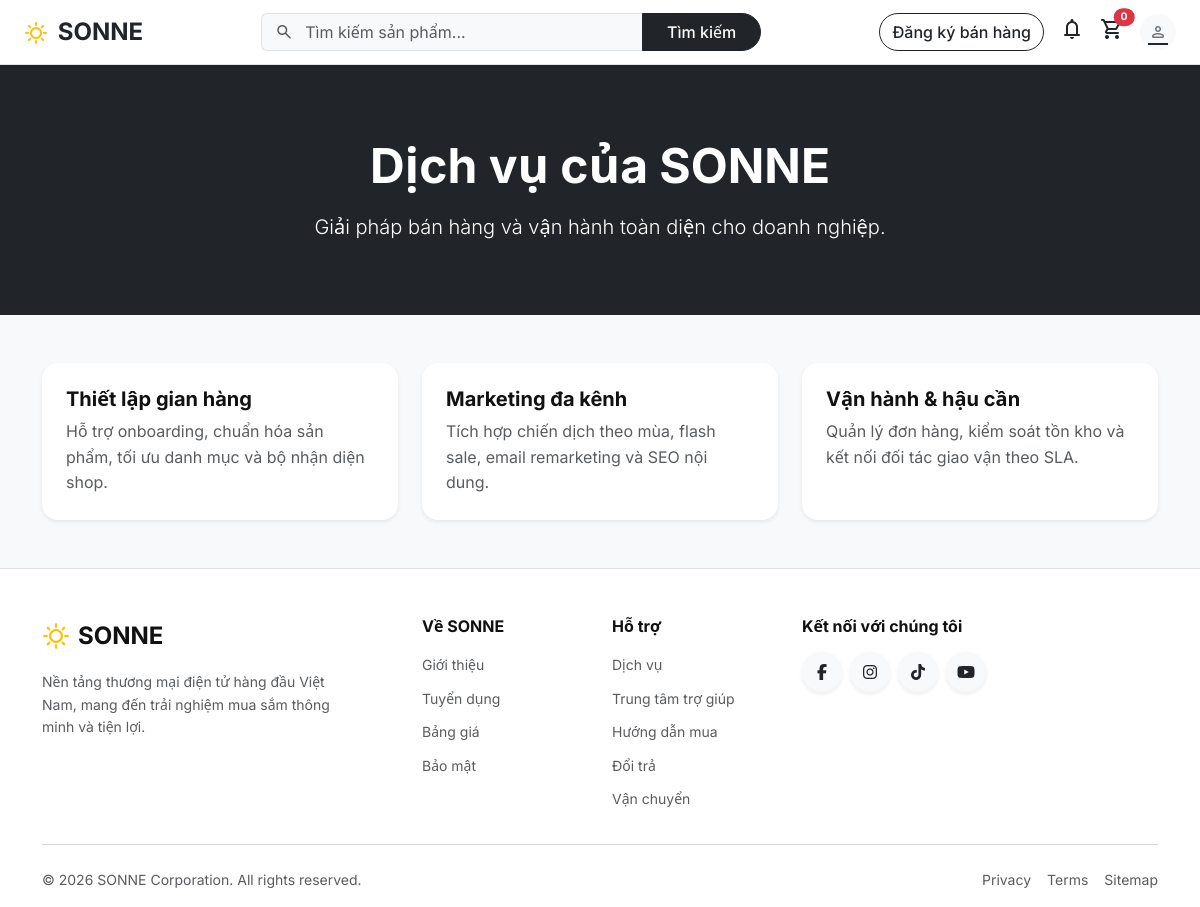
/services, run on the app's committed database.
### tables this page shows
CREATE TABLE page_contents (
    id INT UNSIGNED AUTO_INCREMENT PRIMARY KEY,
    page_key VARCHAR(120) NOT NULL UNIQUE,
    title VARCHAR(255) NULL,
    content TEXT NULL,
    image VARCHAR(255) NULL,
    created_at DATETIME NOT NULL DEFAULT CURRENT_TIMESTAMP,
    updated_at DATETIME NOT NULL DEFAULT CURRENT_TIMESTAMP ON UPDATE CURRENT_TIMESTAMP
);

### controllers/HomeController.php (called while the page is built, shortened)
<?php
class HomeController extends Controller {
    public function services(array $p): void {
        $pageContent = PageContentModel::allAsMap();
        $this->render('service/index', compact('pageContent') + ['title' => 'Dịch vụ - ' . APP_NAME], 'main');
    }
}

### index.php (called while the page is built, shortened)
<?php
require_once __DIR__ . '/config/db.php';
require_once __DIR__ . '/core/Router.php';
require_once __DIR__ . '/core/helpers.php';
spl_autoload_register(function (string $class): void {
    $paths = [
        __DIR__ . '/models/' . $class . '.php',
        __DIR__ . '/controllers/' . $class . '.php',
        __DIR__ . '/controllers/admin/' . $class . '.php',
    ];
    foreach ($paths as $path) {
        if (file_exists($path)) {
            return;
        }
    }
});
$router = new Router();
$router->get('/',                    'HomeController@index');
$router->get('/about',               'HomeController@about');
$router->get('/services',            'HomeController@services');
$router->get('/pricing',             'HomeController@pricing');
$router->get('/seller',              'HomeController@seller');
$router->get('/contact',             'ContactController@index');
$router->post('/contact',            'ContactController@submit');
$router->get('/faq',                 'FaqController@index');
$router->get('/login',               'AuthController@loginForm');
$router->post('/login',              'AuthController@login');
$router->get('/register',            'AuthController@registerForm');
$router->post('/register',           'AuthController@register');
$router->get('/logout',              'AuthController@logout');
$router->get('/products',            'ProductController@index');
$router->get('/product/{slug}',      'ProductController@detail');
$router->get('/search',              'ProductController@search');
$router->get('/search/suggest',      'ProductController@suggest');
$router->get('/category/{slug}',     'ProductController@category');
$router->get('/cart',                'CartController@index');
$router->post('/cart/add',           'CartController@add');
$router->post('/cart/update',        'CartController@update');
$router->post('/cart/remove',        'CartController@remove');
$router->post('/cart/clear',         'CartController@clear');
$router->post('/cart/sync',          'CartController@sync');
$router->get('/cart/count',          'CartController@count');
$router->get('/checkout',            'OrderController@checkoutForm');
$router->post('/checkout',           'OrderController@placeOrder');
$router->get('/order/success/{id}',  'OrderController@success');
$router->get('/orders',              'OrderController@myOrders');
$router->get('/profile',             'UserController@profile');
$router->post('/profile/update',     'UserController@updateProfile');
$router->post('/profile/password',   'UserController@changePassword');
$router->post('/profile/avatar',     'UserController@uploadAvatar');
$router->get('/news',                'NewsController@index');
$router->get('/news/{slug}',         'NewsController@detail');
$router->post('/news/{id}/comment',  'NewsController@postComment');
$router->post('/review',             'ReviewController@submit');
$router->get('/admin',               'AdminDashboardController@index');
$router->get('/admin/dashboard',     'AdminDashboardController@index');
$router->get('/admin/login',         'AdminAuthController@loginForm');
$router->post('/admin/login',        'AdminAuthController@login');
$router->get('/admin/logout',        'AdminAuthController@logout');
$router->get('/admin/users',         'AdminUserController@index');
$router->get('/admin/users/edit/{id}', 'AdminUserController@edit');
$router->post('/admin/users/update/{id}', 'AdminUserController@update');
$router->post('/admin/users/toggle-lock/{id}', 'AdminUserController@toggleLock');
$router->post('/admin/users/delete/{id}',  'AdminUserController@delete');
$router->post('/admin/users/reset-password/{id}', 'AdminUserController@resetPassword');
$router->get('/admin/products',       'AdminProductController@index');
$router->get('/admin/products/create','AdminProductController@create');
$router->post('/admin/products/store','AdminProductController@store');
$router->get('/admin/products/edit/{id}', 'AdminProductController@edit');
$router->post('/admin/products/update/{id}', 'AdminProductController@update');
$router->post('/admin/products/delete/{id}', 'AdminProductController@delete');
$router->get('/admin/orders',         'AdminOrderController@index');
$router->get('/admin/orders/{id}',    'AdminOrderController@detail');
$router->post('/admin/orders/status/{id}', 'AdminOrderController@updateStatus');
$router->get('/admin/carts',          'AdminCartController@index');
$router->get('/admin/carts/{id}',     'AdminCartController@detail');
$router->post('/admin/carts/status/{id}', 'AdminCartController@updateStatus');
$router->get('/admin/news',           'AdminNewsController@index');
$router->get('/admin/news/create',    'AdminNewsController@create');
$router->post('/admin/news/store',    'AdminNewsController@store');
$router->get('/admin/news/edit/{id}', 'AdminNewsController@edit');
$router->post('/admin/news/update/{id}', 'AdminNewsController@update');
$router->post('/admin/news/delete/{id}', 'AdminNewsController@delete');
$router->get('/admin/news-comments',           'AdminNewsCommentController@index');
$router->post('/admin/news-comments/delete/{id}', 'AdminNewsCommentController@delete');
$router->get('/admin/contacts',       'AdminContactController@index');
$router->get('/admin/contacts/{id}',  'AdminContactController@view');
$router->post('/admin/contacts/status/{id}', 'AdminContactController@updateStatus');
$router->post('/admin/contacts/delete/{id}', 'AdminContactController@delete');
$router->get('/admin/reviews',         'AdminReviewController@index');
$router->post('/admin/reviews/delete/{id}', 'AdminReviewController@delete');
$router->get('/admin/faq',             'AdminFaqController@index');
$router->get('/admin/faq/create',      'AdminFaqController@create');
$router->post('/admin/faq/store',      'AdminFaqController@store');
$router->get('/admin/faq/edit/{id}',   'AdminFaqController@edit');
$router->post('/admin/faq/update/{id}','AdminFaqController@update');
$router->post('/admin/faq/delete/{id}','AdminFaqController@delete');
$router->get('/admin/pages',           'AdminPageController@index');
$router->post('/admin/pages/update',   'AdminPageController@update');
$router->get('/admin/categories',       'AdminCategoryController@index');
$router->post('/admin/categories/store','AdminCategoryController@store');
$router->post('/admin/categories/update/{id}','AdminCategoryController@update');
$router->post('/admin/categories/delete/{id}','AdminCategoryController@delete');
$router->dispatch();

### config/db.php (called while the page is built, shortened)
<?php
class DB {
    private static ?PDO $instance = null;
    private static string $host     = '127.0.0.1';
    private static string $dbname   = 'sonne_db';
    private static string $user     = 'root';
    private static string $password = '';
    private static string $charset  = 'utf8mb4';
    public static function getInstance(): PDO {
        if (self::$instance === null) {
            $dsn = "mysql:host=" . self::$host
                 . ";dbname=" . self::$dbname
                 . ";charset=" . self::$charset;
            try {
                self::$instance = new PDO($dsn, self::$user, self::$password, [
                    PDO::ATTR_ERRMODE            => PDO::ERRMODE_EXCEPTION,
                    PDO::ATTR_DEFAULT_FETCH_MODE => PDO::FETCH_ASSOC,
                    PDO::ATTR_EMULATE_PREPARES   => false,
                ]);
            } catch (PDOException $e) {
                error_log('[DB] Connection failed: ' . $e->getMessage());
                http_response_code(500);
                exit('Service temporarily unavailable. Please try again later.');
            }
        }
        return self::$instance;
    }
    public static function fetchAll(string $sql, array $params = []): array {
        $stmt = self::getInstance()->prepare($sql);
        $stmt->execute($params);
        return $stmt->fetchAll();
    }
}

### models/PageContentModel.php (called while the page is built, shortened)
<?php
class PageContentModel extends Model {
    public static function allAsMap(): array {
        $rows = DB::fetchAll("SELECT * FROM page_contents");
        $map = [];
        foreach ($rows as $r) $map[$r['page_key']] = $r;
        return $map;
    }
}

### core/helpers.php (called while the page is built, shortened)
<?php
function e(mixed $value): string {
    return htmlspecialchars((string) $value, ENT_QUOTES, 'UTF-8');
}

### views/service/index.php (the view)
<?php
$heroTitle = $pageContent['services_hero']['title'] ?? 'Dịch vụ của SONNE';
$heroText  = $pageContent['services_hero']['content'] ?? 'Giải pháp bán hàng, vận hành và chăm sóc khách hàng toàn diện cho doanh nghiệp và nhà bán lẻ.';
?>
<section class="py-5 bg-dark text-white text-center">
    <div class="container py-4">
        <h1 class="display-5 fw-bold mb-3"><?= e($heroTitle) ?></h1>
        <p class="lead mb-0"><?= e($heroText) ?></p>
    </div>
</section>
<section class="py-5 bg-light">
    <div class="container">
        <div class="row g-4">
            <div class="col-md-4">
                <div class="card h-100 border-0 shadow-sm rounded-4">
                    <div class="card-body p-4">
                        <h3 class="h5 fw-bold">Thiết lập gian hàng</h3>
                        <p class="text-muted mb-0">Hỗ trợ onboarding, chuẩn hóa sản phẩm, tối ưu danh mục và bộ nhận diện shop.</p>
                    </div>
                </div>
            </div>
            <div class="col-md-4">
                <div class="card h-100 border-0 shadow-sm rounded-4">
                    <div class="card-body p-4">
                        <h3 class="h5 fw-bold">Marketing đa kênh</h3>
                        <p class="text-muted mb-0">Tích hợp chiến dịch theo mùa, flash sale, email remarketing và SEO nội dung.</p>
                    </div>
                </div>
            </div>
            <div class="col-md-4">
                <div class="card h-100 border-0 shadow-sm rounded-4">
                    <div class="card-body p-4">
                        <h3 class="h5 fw-bold">Vận hành & hậu cần</h3>
                        <p class="text-muted mb-0">Quản lý đơn hàng, kiểm soát tồn kho và kết nối đối tác giao vận theo SLA.</p>
                    </div>
                </div>
            </div>
        </div>
    </div>
</section>

### core/Router.php (shortened to what this page needs)
<?php
class Router {
    private array $routes = [];
    private function add(string $method, string $path, string $handler): void {
        $this->routes[] = compact('method', 'pattern', 'handler');
    }
    public function dispatch(): void {
        $uri = parse_url($_SERVER['REQUEST_URI'] ?? '/', PHP_URL_PATH);
        $base = str_replace('\\', '/', dirname($_SERVER['SCRIPT_NAME'] ?? '/'));
        $base = $base === '/' ? '' : rtrim($base, '/');
        if (str_starts_with($uri, $base)) {
            $uri = substr($uri, strlen($base));
        }
        $uri = '/' . ltrim($uri, '/');
        if ($uri !== '/' ) $uri = rtrim($uri, '/');
        foreach ($this->routes as $route) {
            if (!preg_match($route['pattern'], $uri, $matches)) continue;
            $params = array_filter($matches, 'is_string', ARRAY_FILTER_USE_KEY);
            [$class, $action] = explode('@', $route['handler']);
            $controller = new $class();
            $controller->$action($params);
            return;
        }
    }
}

### frontend/style.css (style rules this page uses)
:root { --primary: #7BFFD5; --primary-dim: #c5fff0; --primary-dark: #00c99a; --text: #111111; --text-sub: #555555; --transition: .22s cubic-bezier(.4, 0, .2, 1); --bs-primary: #7BFFD5; --bs-primary-rgb: 123, 255, 213; --bs-body-color: #111111; --bs-body-font-family: 'Inter', system-ui, sans-serif; }
html { scroll-behavior: smooth; }
body { font-family: var(--bs-body-font-family); color: var(--text); line-height: 1.6; -webkit-font-smoothing: antialiased; }

### data on the page
page_contents: title "Dịch vụ của SONNE", content "Giải pháp bán hàng và vận hành toàn diện cho doanh nghiệp."
